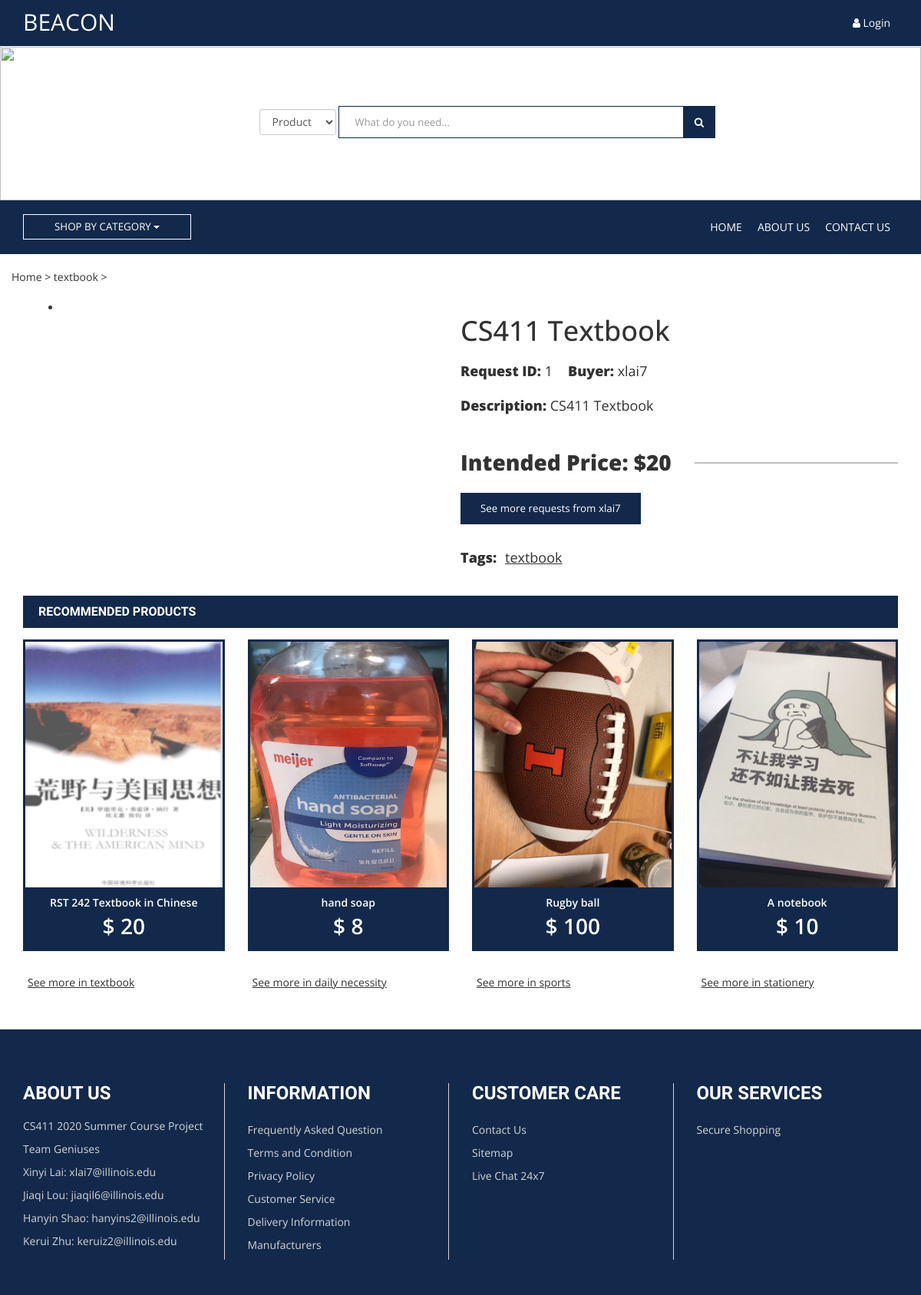
Before: /single-product.php?Id=1 with the older database file.
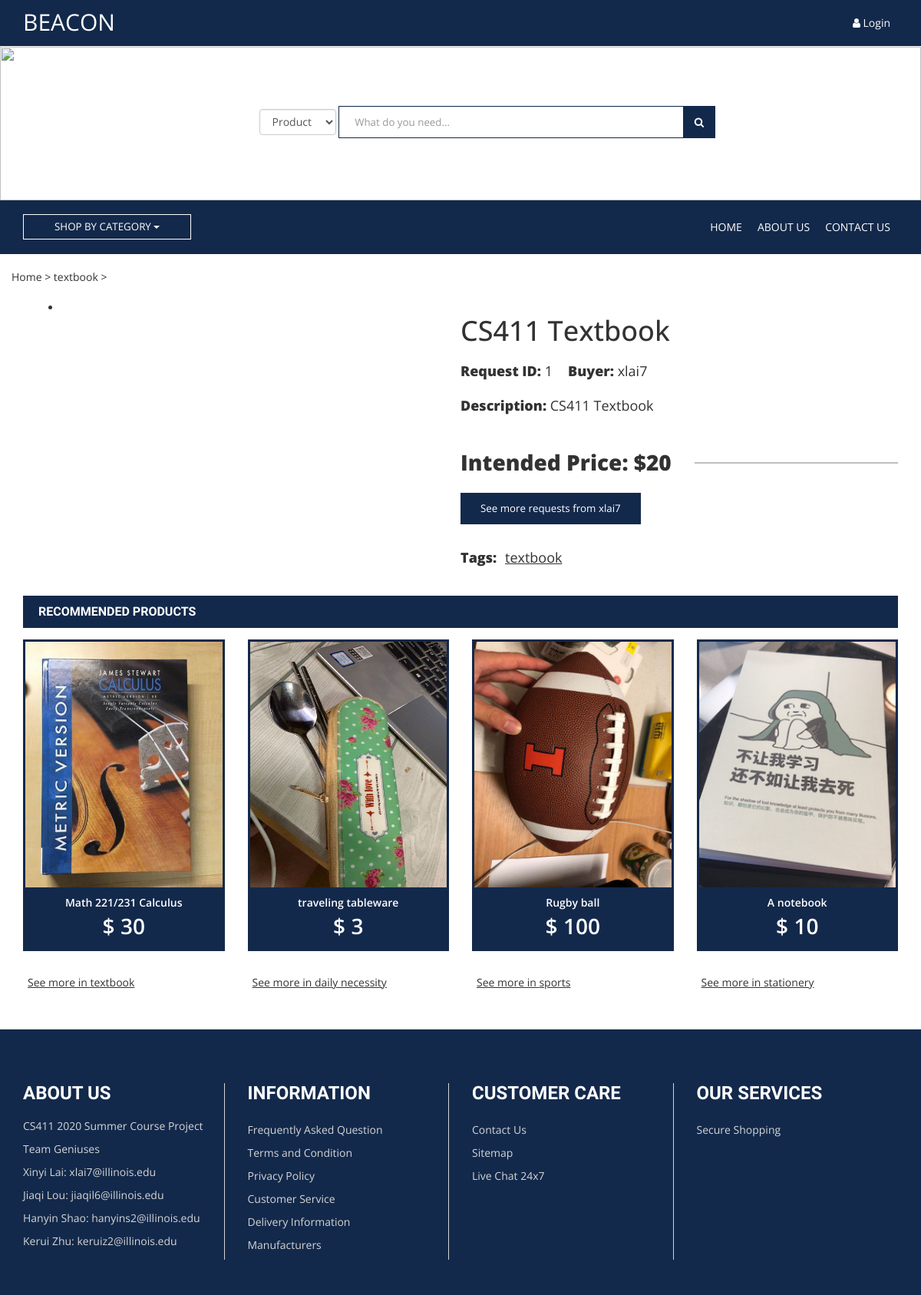
After: the same page with the newer database file.
### tables this page shows
CREATE TABLE `Requests` (
  `RequestId` int NOT NULL,
  `BuyerId` varchar(50) DEFAULT NULL,
  `ProductName` varchar(50) DEFAULT NULL,
  `Tag` varchar(50) DEFAULT NULL,
  `Description` varchar(500) DEFAULT NULL,
  `Image` varchar(100) DEFAULT NULL,
  `IntendedPrice` double DEFAULT NULL,
  `SaleId` int DEFAULT NULL,
  `DatePost` timestamp NOT NULL DEFAULT CURRENT_TIMESTAMP
);

CREATE TABLE `Sales` (
  `SaleId` int NOT NULL,
  `SellerId` varchar(50) DEFAULT NULL,
  `ProductName` varchar(50) DEFAULT NULL,
  `Tag` varchar(50) DEFAULT NULL,
  `Description` varchar(500) DEFAULT NULL,
  `Image` varchar(100) DEFAULT NULL,
  `IntendedPrice` double DEFAULT NULL,
  `OriginalPrice` double DEFAULT NULL,
  `Depreciation` int DEFAULT NULL,
  `IntendedBuyerId` varchar(50) DEFAULT NULL,
  `DatePost` timestamp NOT NULL DEFAULT CURRENT_TIMESTAMP
);

### single-product.php (the view, shortened to what the rows shown need)
<?php
    $item_id=$_GET["Id"];
    $choosedb = $_GET["choosedb"];
    if (strlen($item_id) > 0) {
        $conn = connectDB();
        if ($choosedb == "Sales") {
            $sql = "SELECT * FROM Sales WHERE SaleId = $item_id";
            $result = $conn->query($sql);
            if ($result && $result->num_rows == 1) {
                $row = $result->fetch_assoc();
                $host_id = $row["SellerId"];
                $product_name = $row["ProductName"];
                $tag = $row["Tag"];
                $description = $row["Description"];
                $image = $row["Image"];
                $intendedPrice = $row["IntendedPrice"];
                $originalPrice = $row["OriginalPrice"];
                $depreciation = $row["Depreciation"];
            }
        } else {
            $sql = "SELECT * FROM Requests WHERE RequestId = $item_id";
            $result = $conn->query($sql);
            if ($result && $result->num_rows == 1) {
                $row = $result->fetch_assoc();
                $host_id = $row["BuyerId"];
                $product_name = $row["ProductName"];
                $tag = $row["Tag"];
                $description = $row["Description"];
                $intendedPrice = $row["IntendedPrice"];
            }
        }
    }
    else {
        echo "Wrong Url Parameter";
        exit;
    }
    $myfile = fopen("py/recommend.txt", "r") or die("Unable to open file!");
    $row = fgets($myfile);
    $topSaleTags = explode( ", ", explode(": ",$row)[1] );
    $tagFriends = array($tag);
    while(!feof($myfile)) {
        $row = fgets($myfile);
        $arr = explode(": ",$row);
        if ($tag == $arr[0]) {
            $friends = explode(", ",$arr[1]);
            $tagFriends = array_merge( $tagFriends, array_slice($friends, 0, -1) );
        }
    }
    for ($i=0; $i < 3; $i++) {
        array_push($tagFriends, $topSaleTags[$i]);
    }
    $conn = connectDB();
    $productFriends = array();
    foreach ($tagFriends as $t) {
        $sql = "SELECT * FROM Sales WHERE Tag = '$t' AND SaleId <> '$item_id' AND IntendedBuyerId IS NULL ORDER BY SaleId DESC LIMIT 1";
        $result = $conn->query($sql);
        if ($result && $result->num_rows == 1) {
            $row = $result->fetch_assoc();
            $productFriends[] = $row;
        }
        else {
            $productFriends[] = null;
            $msg = "Error getting example product with tag ".$tag. " " . $sql . "<br>" . $conn->error;
        }
    }
?>
<!DOCTYPE HTML>
<html lang="en-US">
<head>
	<link rel="stylesheet" href="https://maxcdn.bootstrapcdn.com/bootstrap/3.3.6/css/bootstrap.min.css">
    <link rel="stylesheet" href="https://cdnjs.cloudflare.com/ajax/libs/font-awesome/4.6.3/css/font-awesome.css" type="text/css">
    <link rel="stylesheet" href="css/style-main.css">
    <link rel="stylesheet" href="css/responsive.css">
</head>
<body onload="load_related('','<?php echo $choosedb; ?>','','<?php echo $tag; ?>','<?php echo $item_id; ?>')">
    <div class="breadcumbs">
        <div class="container">
            <div class="row">
                <span>Home > </span>
                <span herf=""><?php echo $tag; ?> > </span>
            </div>
        </div>
    </div>
    <div class="short-description">
        <div class="container">
            <div class="row">
                <div class="col-md-6">
                    <h1 class="product-title"><?php echo $product_name; ?></h1>
                    <div class="product-info">
                    <?php
                        if ($choosedb == "Sales"){
                            echo '<span class="product-identity"><span class="strong-text">Product ID:</span> '.$item_id.'</span>';
                            echo '<span class="product-identity"><span class="strong-text">Seller:</span> '.$host_id.'</span></br></br>';
                        }else{
                            echo '<span class="product-identity"><span class="strong-text">Request ID:</span> '.$item_id.'</span>';
                            echo '<span class="product-identity"><span class="strong-text">Buyer:</span> '.$host_id.'</span></br></br>';
                        }
                    ?>
                        <span class="product-identity"><span class="strong-text">Description:</span> <?php echo $description; ?></span><br><br>
                    </div></br>
                    <div class="price">
                        <span>Intended Price: $<?php echo $intendedPrice; ?></span>
                    </div>
	    <p>
                        <button class="btn btn-theme" type="submit" onclick="window.location.href='search.php?search_item=&choosedb=<?php echo $choosedb; ?>&user_id=<?php echo $host_id;?>&tag='">See more <?php echo ($choosedb=="Sales") ? "products":"requests"; ?> from <?php echo $host_id; ?></button>
                    </p>
                    <div class="product-info">
                        <span class="product-identity" herf="">
                            <button type="querybtn" style="border:none; background:none;" onclick="window.location.href='search.php?choosedb=<?php echo $choosedb; ?>&tag=<?php echo $tag;?>'" >
                                <u> <?php echo $tag; ?> </u>
                            </button>
                        </span>
                    </div>
                </div>
            </div>
        </div>
    </div>
    <div class="container">
        <div class="row">
            <div class="related-items">
                <div class="tab-content">
                    <div class="tab-pane active" >
                    <?php for ($i=0; $i < count($tagFriends) ; $i++) { ?>
                        <div class="col-md-3 col-sm-4">
                            <div class="single-product">
                                <div class="product-block" id="product">
                                    <img src="<?php echo $productFriends[$i]['Image']; ?>" height="320px">
                                    <div class="related-product text-center">
                                        <p class="title"> <?php echo $productFriends[$i]['ProductName']; ?> </p>
                                        <p class="price"> $ <?php echo $productFriends[$i]['IntendedPrice']; ?> </p>
                                    </div>
                                </div>
                            </div>
                            <button type="querybtn" style="border:none; background:none;" onclick="window.location.href='search.php?choosedb=<?php echo $choosedb; ?>&tag=<?php echo $tagFriends[$i];?>'" >
                                <u> See more in <?php echo $tagFriends[$i]; ?> </u>
                            </button>
                        </div>
                    <?php } ?>
                    </div>
                </div>
            </div>
        </div>
    </div>
    <div class="footer">
        <div class="container">
            <div class="row">
                <div class="col-md-3 col-sm-3">
                    <div class="single-widget">
                        <h2 class="widget-title">About Us</h2>
                    </div>
                </div>
                <div class="col-md-3 col-sm-3">
                    <div class="single-widget">
                        <h2 class="widget-title">Information</h2>
                    </div>
                </div>
                <div class="col-md-3 col-sm-3">
                    <div class="single-widget">
                        <h2 class="widget-title">Customer Care</h2>
                    </div>
                </div>
                <div class="col-md-3 col-sm-3">
                    <div class="single-widget">
                        <h2 class="widget-title">Our Services</h2>
                    </div>
                </div>
            </div>
        </div>
    </div>
</body>
</html>

Changed rows visible on the page:
no longer on this page (row unchanged): sales: Image (picture), ProductName "RST 242 Textbook in Chinese", IntendedPrice "20", i "textbook"
no longer on this page (row edited): sales: Image (picture), ProductName "hand soap", IntendedPrice "8", i "daily necessity"
added sales: Image (picture), ProductName "Math 221/231 Calculus", IntendedPrice "30", i "textbook"
now on this page (row unchanged): sales: Image (picture), ProductName "traveling tableware", IntendedPrice "3", i "daily necessity"
